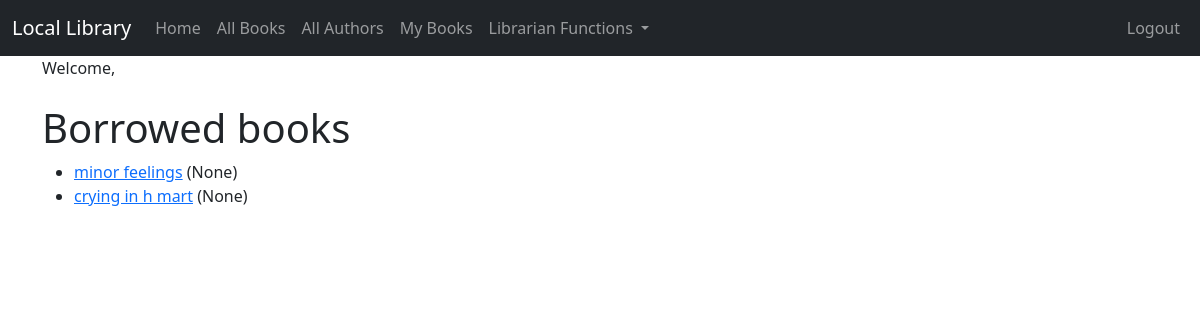
The page /my_books/ (signed in) on the database as committed earlier.
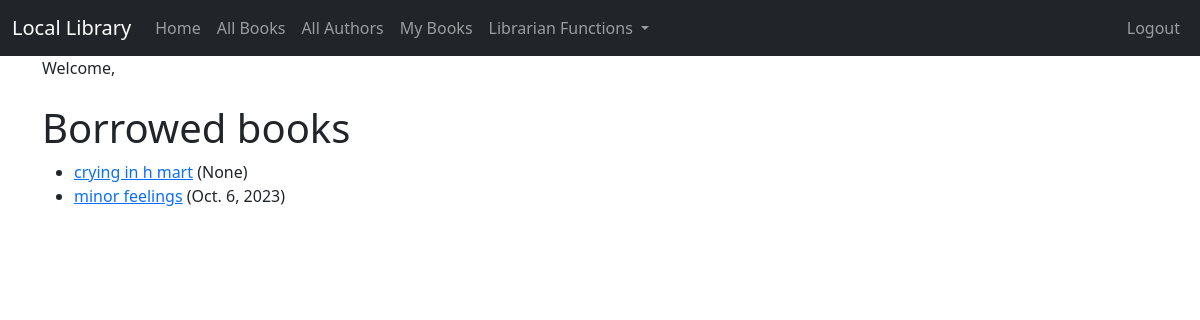
The same page on the database as committed later.
### catalog/models.py (models this page shows, shortened)
class BookInstance(models.Model):
    id = models.UUIDField(primary_key=True, default=uuid.uuid4,
                          help_text='Unique ID for this particular book across whole library')
    book = models.ForeignKey('Book', on_delete=models.RESTRICT, null=True)
    imprint = models.CharField(max_length=200)
    due_back = models.DateField(null=True, blank=True)
    LOAN_STATUS = (
        ('m', 'Maintenance'), ('o', 'On loan'), ('a', 'Available'), ('r', 'Reserved'),
    )
    status = models.CharField(
        max_length=1,
        choices=LOAN_STATUS,
        blank=True,
        default='m',
        help_text='Book availability',
    )
    borrower = models.ForeignKey(User, on_delete=models.SET_NULL, null=True, blank=True)
    @property
    def is_overdue(self):
        return bool(self.due_back and date.today() > self.due_back)
    class Meta:
        ordering = ['due_back']

class Book(models.Model):
    title = models.CharField(max_length=200)
    author = models.ForeignKey('Author', on_delete=models.RESTRICT, null=True)
    summary = models.TextField(max_length=1000, help_text='Enter a brief description of the book')
    isbn = models.CharField('ISBN', max_length=13, unique=True,
                            help_text='13 Character <a href="https://www.isbn-international.org/content/what-isbn">ISBN number</a>')
    genre = models.ManyToManyField(Genre, help_text='Select a genre for this book')

### catalog/views.py (the view)
# urls.py: path('my_books/', views.LoanedBooksByUserListView.as_view(), name='my_books'),
class LoanedBooksByUserListView(LoginRequiredMixin,generic.ListView):
    model = BookInstance
    template_name = 'catalog/my_books.html'
    paginate_by = 10

### catalog/templates/catalog/my_books.html (shortened to what this page needs)
<!DOCTYPE html>
<html lang="en">
{% extends "catalog/base.html" %}
{% block content %}
    <h1>Borrowed books</h1>
    {% if bookinstance_list %}
    <ul>
      {% for bookinst in bookinstance_list %}
      <li class="{% if bookinst.is_overdue %}text-danger{% endif %}">
        <a href="{% url 'book_detail' bookinst.book.pk %}">{{ bookinst.book.title }}</a> ({{ bookinst.due_back }})
      </li>
      {% endfor %}
    </ul>
    {% else %}
      <p>There are no books borrowed.</p>
    {% endif %}
{% endblock %}

### catalog/templates/catalog/base.html (shortened to what this page needs)
{% load static %}
<!doctype html>
<html lang="en">
<head>
    <link href="https://cdn.jsdelivr.net/npm/bootstrap@5.3.0-alpha1/dist/css/bootstrap.min.css" rel="stylesheet"
>
</head>
<body>
<nav class="navbar navbar-expand-lg navbar-dark bg-dark">
    <div class="container-fluid">
        <a class="navbar-brand" href="{% url 'index' %}">Local Library</a>
        <div class="collapse navbar-collapse" id="navbarSupportedContent">
            <ul class="navbar-nav me-auto mb-2 mb-lg-0">
                <li class="nav-item">
                    <a class="nav-link" href="{% url 'index' %}">Home</a>
                </li>
                <li class="nav-item">
		            <a class="nav-link" href="{% url 'book_list' %}">All Books</a>
                </li>
                <li class="nav-item">
                    <a class="nav-link" href="{% url 'author_list' %}">All Authors</a>
                </li>
                {% if user.is_authenticated %}
                    <li><a class="nav-link" href="{% url 'my_books' %}">My Books</a></li>
                    {% if user.is_superuser %}
                        <li class="nav-item dropdown">
                            <a class="nav-link dropdown-toggle" href="#" role="button" data-bs-toggle="dropdown"
                               aria-expanded="false">
                                Librarian Functions
                            </a>
                        </li>
                    {% endif %}
                {% endif %}
            </ul>
        </div>
    <ul class="nav navbar-nav ml-auto">
        {% if user.is_authenticated %}
            <li><a class="nav-link" href="{% url 'logout' %}">Logout</a>
            </li>
        {% else %}
            <li><a class="nav-link" href="{% url 'login' %}"><span class="glyphicon glyphicon-log-in"></span>Login</a>
            </li>
            <li><a class="nav-link" href="{% url 'register' %}"><span class="glyphicon glyphicon-log-in"></span>Sign Up</a>
            </li>
        {% endif %}
    </ul>
    </div>
</nav>
<div class="container">
    {% if user.is_authenticated %}
        Welcome, {{ user.first_name }} {{ user.last_name }}
    {% endif %}
</div>
<div class="container">
    <br/>
    {% block content %}
    {% endblock %}
</div>
</body>
</html>

Rows that differ between the two databases and show on the page:
shown differently, row unchanged: BookInstance "None": moves up the list
changed BookInstance "minor feelings": due_back "None" → "Oct. 6, 2023"
